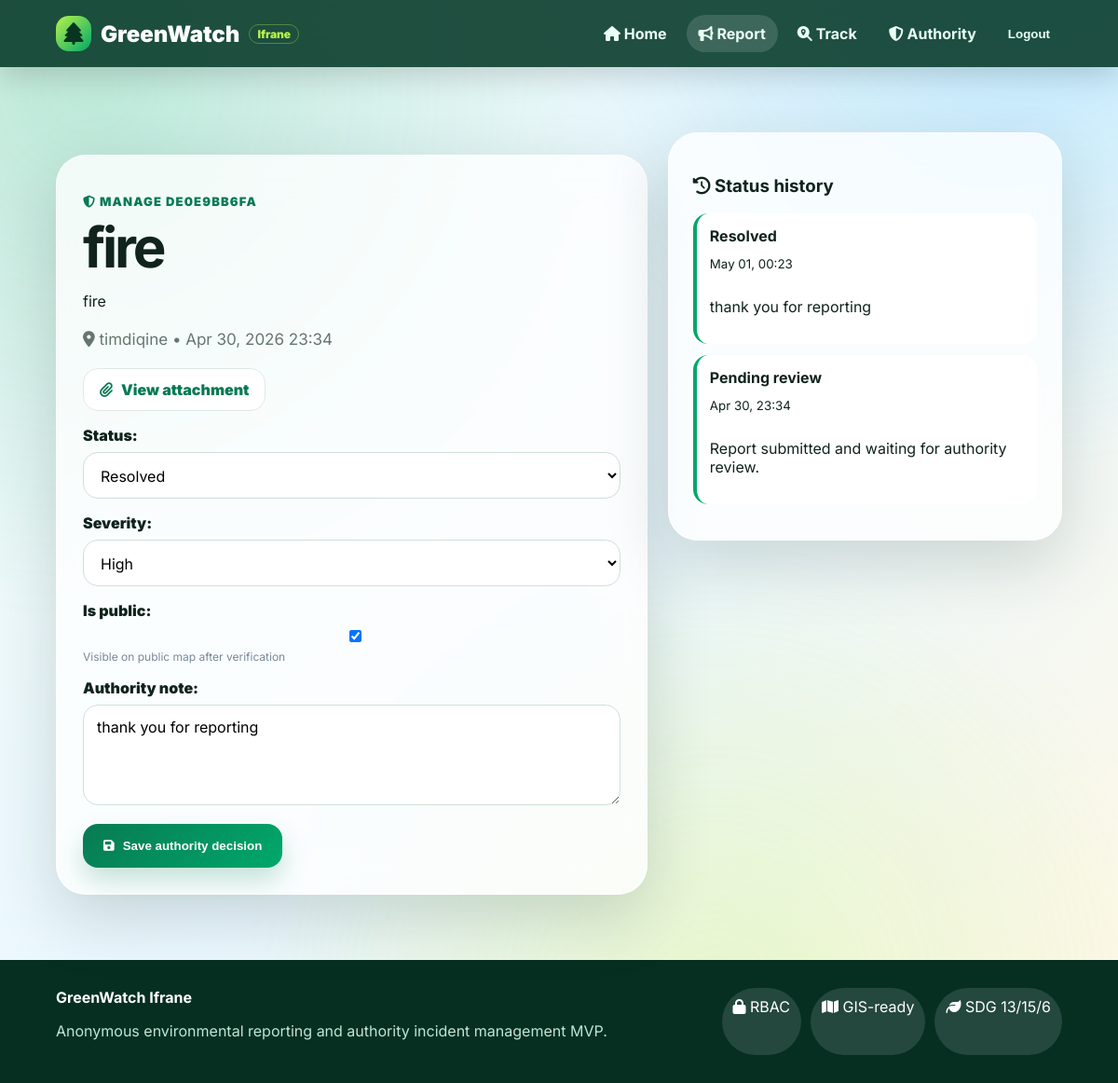
Screenshot of /authority/incident/2/ (signed in) with the database file from the repository.
### incidents/models.py (models this page shows, shortened)
class Incident(models.Model):
    class Category(models.TextChoices):
        FIRE = 'fire', 'Forest fire / smoke'
        LOGGING = 'logging', 'Illegal logging'
        WATER_LEAK = 'water_leak', 'Water leak / infrastructure'
        POLLUTION = 'pollution', 'Pollution / waste'
        DROUGHT = 'drought', 'Water scarcity / drought impact'
        WILDLIFE = 'wildlife', 'Wildlife or ecosystem damage'
        OTHER = 'other', 'Other'
    class Severity(models.TextChoices):
        LOW = 'low', 'Low'
        MEDIUM = 'medium', 'Medium'
        HIGH = 'high', 'High'
        CRITICAL = 'critical', 'Critical'
    class Status(models.TextChoices):
        PENDING = 'pending', 'Pending review'
        VERIFIED = 'verified', 'Verified'
        IN_PROGRESS = 'in_progress', 'In progress'
        RESOLVED = 'resolved', 'Resolved'
        REJECTED = 'rejected', 'Rejected'
    title = models.CharField(max_length=140)
    category = models.CharField(max_length=30, choices=Category.choices)
    severity = models.CharField(max_length=15, choices=Severity.choices, default=Severity.MEDIUM)
    description = models.TextField()
    location_name = models.CharField(max_length=180)
    latitude = models.DecimalField(max_digits=9, decimal_places=6, null=True, blank=True)
    longitude = models.DecimalField(max_digits=9, decimal_places=6, null=True, blank=True)
    reporter_name = models.CharField(max_length=100, blank=True, help_text='Optional')
    reporter_contact = models.CharField(max_length=120, blank=True, help_text='Optional email or phone for follow-up')
    reporter = models.ForeignKey(User, null=True, blank=True, on_delete=models.SET_NULL, related_name='incidents')
    attachment = models.FileField(upload_to='reports/', blank=True, validators=[FileExtensionValidator(['jpg','jpeg','png','webp','mp4','mov','pdf'])])
    status = models.CharField(max_length=20, choices=Status.choices, default=Status.PENDING)
    authority_note = models.TextField(blank=True)
    public_token = models.CharField(max_length=20, unique=True, blank=True)
    is_public = models.BooleanField(default=False, help_text='Visible on public map after verification')
    created_at = models.DateTimeField(auto_now_add=True)
    updated_at = models.DateTimeField(auto_now=True)
    class Meta:
        ordering = ['-created_at']

class StatusUpdate(models.Model):
    incident = models.ForeignKey(Incident, on_delete=models.CASCADE, related_name='updates')
    status = models.CharField(max_length=20, choices=Incident.Status.choices)
    note = models.TextField(blank=True)
    updated_by = models.ForeignKey(User, null=True, blank=True, on_delete=models.SET_NULL)
    created_at = models.DateTimeField(auto_now_add=True)
    class Meta: ordering = ['-created_at']

### incidents/views.py (the view)
# urls.py: path('authority/incident/<int:pk>/', views.manage_incident, name='manage_incident'),
@login_required
@user_passes_test(is_authority)
def manage_incident(request, pk):
    incident = get_object_or_404(Incident, pk=pk)
    if request.method == 'POST':
        old_status = incident.status
        form = AdminIncidentForm(request.POST, instance=incident)
        if form.is_valid():
            incident = form.save()
            if old_status != incident.status or incident.authority_note:
                StatusUpdate.objects.create(incident=incident, status=incident.status, note=incident.authority_note, updated_by=request.user)
            messages.success(request, 'Incident updated successfully.')
            return redirect('authority_dashboard')
    else:
        form = AdminIncidentForm(instance=incident)
    return render(request, 'incidents/manage.html', {'form': form, 'incident': incident})

### incidents/forms.py
class AdminIncidentForm(forms.ModelForm):
    class Meta:
        model = Incident
        fields = ['status', 'severity', 'is_public', 'authority_note']
        widgets = {'authority_note': forms.Textarea(attrs={'rows': 4})}

### incidents/views.py (called while the page is built)
def is_authority(user):
    if not user.is_authenticated:
        return False
    if user.is_staff or user.is_superuser:
        return True
    return hasattr(user, 'profile') and user.profile.role == UserProfile.Role.AUTHORITY

### incidents/templates/incidents/manage.html (shortened to what this page needs)
{% extends 'incidents/base.html' %}
{% block content %}
<section class="form-layout">
  <div class="panel form-panel">
    <p class="eyebrow">
      <i class="fa-solid fa-shield-halved"></i>
      Manage {{ incident.public_token }}
    </p>
    <h1>{{ incident.title }}</h1>
    <p>{{ incident.description }}</p>
    <p class="muted">
      <i class="fa-solid fa-location-dot"></i>
      {{ incident.location_name }} • {{ incident.created_at|date:'M d, Y H:i' }}
    </p>
    {% if incident.attachment %}
      <p>
        <a href="{{ incident.attachment.url }}"
           target="_blank"
           rel="noopener"
           class="btn ghost">
          <i class="fa-solid fa-paperclip"></i>
          View attachment
        </a>
      </p>
    {% endif %}
    <form method="post" class="pretty-form">
      {{ form.as_p }}
      <button class="btn primary big" type="submit">
        <i class="fa-solid fa-floppy-disk"></i>
        Save authority decision
      </button>
    </form>
  </div>
  <aside class="side-guide glass">
    <h3>
      <i class="fa-solid fa-clock-rotate-left"></i>
      Status history
    </h3>
    {% for u in incident.updates.all %}
      <div class="timeline-item">
        <b>{{ u.get_status_display }}</b>
        <small>{{ u.created_at|date:'M d, H:i' }}</small>
        <p>{{ u.note }}</p>
      </div>
    {% empty %}
      <p>No updates yet.</p>
    {% endfor %}
  </aside>
</section>
{% endblock %}

### static/css/style.css (style rules this page uses)
:root { --bg:#071b14;--ink:#10231c;--muted:#66756f;--card:#ffffff;--line:#dfe9e4;--green:#087a53;--green2:#00a86b;--lime:#b7f34b;--amber:#ffb703;--blue:#38bdf8;--red:#ef4444;--shadow:0 24px 70px rgba(1,38,25,.16) }
* { box-sizing:border-box }
body { margin:0;font-family:Inter,system-ui,sans-serif;color:var(--ink);background:linear-gradient(135deg,#f2fbf6 0%,#eaf7ff 52%,#fff8e5 100%);min-height:100vh }
.eyebrow { color:var(--green);font-weight:900;text-transform:uppercase;letter-spacing:.09em;font-size:13px }
.hero h1,h1 { font-size:clamp(38px,5vw,72px);line-height:.96;margin:12px 0 18px;letter-spacing:-.055em }
.hero p,.muted { color:var(--muted);font-size:17px;line-height:1.7 }
.btn { display:inline-flex;align-items:center;gap:9px;text-decoration:none;border:0;border-radius:16px;padding:12px 17px;font-weight:900;cursor:pointer }
.btn.primary { background:linear-gradient(135deg,var(--green),var(--green2));color:white;box-shadow:0 14px 28px rgba(0,128,81,.22) }
.btn.ghost { background:white;color:var(--green);border:1px solid var(--line) }
.btn.big { padding:16px 22px }
.glass,.panel { background:rgba(255,255,255,.78);backdrop-filter:blur(18px);border:1px solid rgba(255,255,255,.8);box-shadow:var(--shadow);border-radius:32px }
.split,.form-layout,.detail-grid { display:grid;grid-template-columns:1.2fr .8fr;gap:22px;margin-top:24px }
.panel { padding:28px;margin-top:24px }
.pretty-form p { margin:0 0 16px }
.pretty-form label { display:block;font-weight:900;margin-bottom:8px }
.pretty-form input,.pretty-form select,.pretty-form textarea { width:100%;border:1px solid #cfe0d8;border-radius:16px;padding:13px 14px;font:inherit;background:white }
.pretty-form .helptext { display:block;color:#789;font-size:12px;margin-top:4px }
.side-guide { padding:26px;height:max-content;position:sticky;top:90px }
.timeline,.timeline-item { display:grid;gap:12px }
.timeline>div,.timeline-item { background:white;border-left:4px solid var(--green2);border-radius:16px;padding:14px;margin-bottom:12px }

### rows the page displays
Incident: public_token "DE0E9BB6FA", title "fire", description "fire", location_name "timdiqine", created_at "Apr 30, 2026 23:34", status "Resolved", severity "High", is_public "☑", authority_note "thank you for reporting"
StatusUpdate: status "Resolved", created_at "May 01, 00:23", note "thank you for reporting"
StatusUpdate: status "Pending review", created_at "Apr 30, 23:34", note "Report submitted and waiting for authority review."
